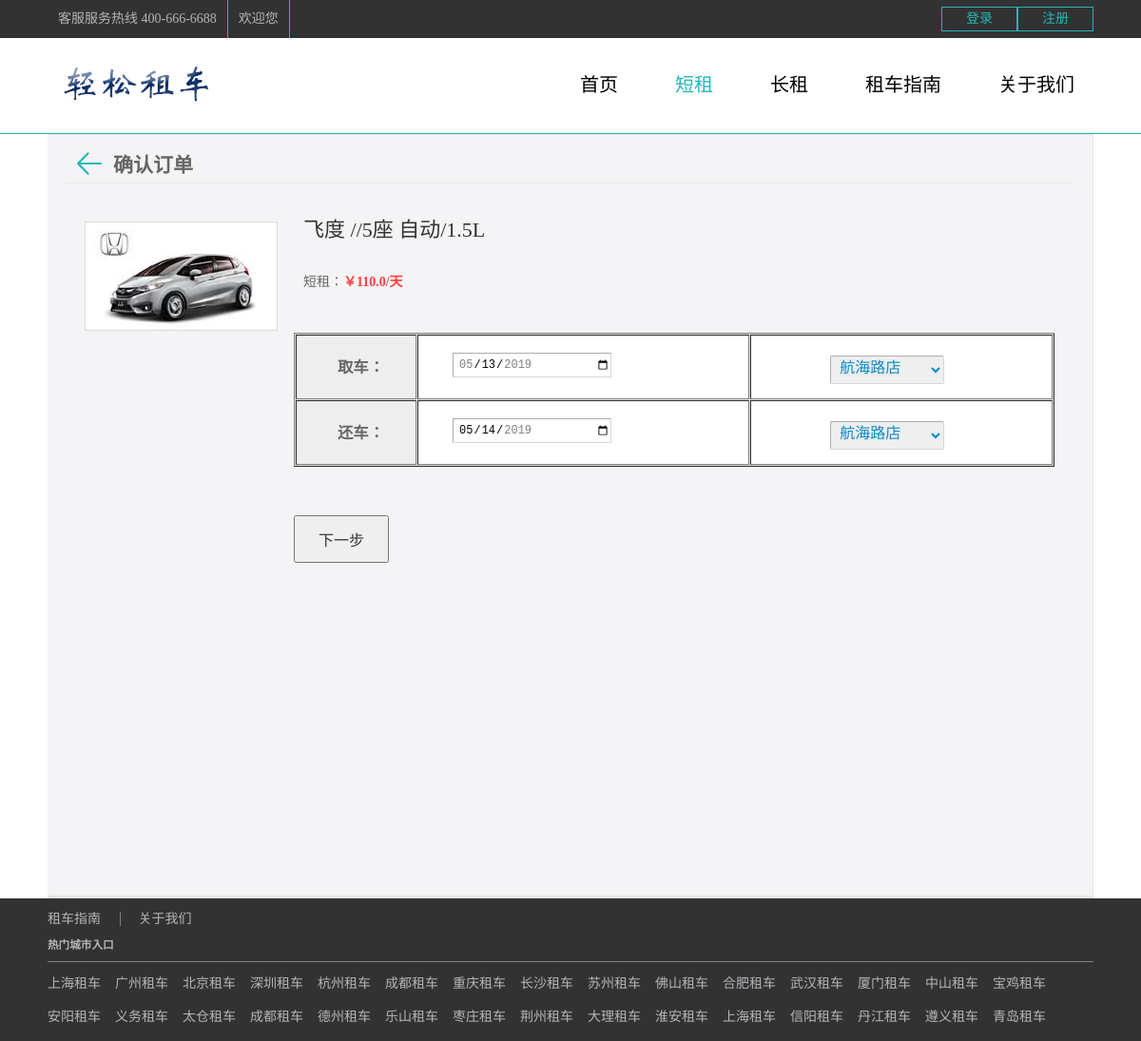
The app's page /cars/order/1/ with its own data.
### cars/models.py (models this page shows, shortened)
class Car(models.Model):
    ctype = models.CharField(default="轿车", max_length=20)
    typeNo = models.CharField(max_length=20)
    carnum = models.IntegerField(default=100)
    picture = models.FileField(null=True, upload_to="./static/media/")
    color = models.CharField(max_length=20)
    drentprice = models.FloatField()
    description = models.CharField(max_length=50, default="//5座 自动/1.5L")

### cars/views.py (the view)
# urls.py: url(r'^order/(\d+)/$', views.order, name='order'),
def order(request, id):
    car = Car.objects.get(pk=id)
    orders = Order.objects.all()
    if request.method == "GET":
        return render(request, 'cars/order.html', {"car": car})
    elif request.method == "POST":
        return render(request, 'cars/order.html', {"car": car, "orders": orders})

### templates/cars/order.html (shortened to what this page needs)
<!DOCTYPE html>
<html>
	<head>
	</head>
	<body>
		<div class="top">
			<div class="content">
				<div class="fl">
					<ul class="flu">
						<li>
							<span>客服服务热线 400-666-6688</span>
						</li>
						<li>
							<span>欢迎您</span>
						</li>
					</ul>
				</div>
				<div class="fr">
					{% if  not username %}
						<a href="{% url 'cars:user_login' %}">登录</a>
						<a href="{% url 'cars:user_register' %}">注册</a>
					{% else %}
						<a href="{% url 'cars:me' %}">个人中心</a>
						<a href="{% url 'cars:log_out' %}">退出</a>
					{% endif %}
				</div>
			</div>
		</div>
		<div class="nav">
			<div class="s1_content">
				<img src="/static/images/商标.png" alt>
				<div class="menu">
					<ul>
						<li><a href="{% url 'cars:index' %}">首页</a></li>
						<li><a href="{% url 'cars:short' %}" style="color:#23B7B7;">短租</a></li>
						<li><a href="{% url 'cars:long' %}">长租</a></li>
						<li><a href="{% url 'cars:guide'%}">租车指南</a></li>
						<li style="margin-right: 20px;"><a href="{% url 'cars:about' %}">关于我们</a></li>
					</ul>
				</div>
			</div>
		</div>
		<div class="main">
			<div class="newlist" style="width: 1100px;">
				<div class="t1">
					<a href="{% url 'cars:short' %}" style="text-decoration: none;">
						<img src="/static/images/tu_biao/back.png" alt="" width="30" height="30">
					</a>
					<h2>确认订单</h2>
					<div class="clear"></div>
				</div>
				<form name="myform" action="{% url 'cars:commit' car.id %}" method="post">
					<div class="ding_dan_content">
						<div class="ding_dan_main">
							<div class="ding_dan_left">
								<img src="/{{car.picture}}" style="width: 201px; height:112px ;">
							</div>
							<ul class="ding_dan_right">
								<li>
									<div class="inf-name">
										<span class="value">{{car.typeNo}}  {{car.description}}</span>
										<br>
										<p>
											短租：<b style="color:#ff3d3d ;">￥{{car.drentprice}}/天</b>
										</p>
									</div>
								</li>
								<li class="bot">
									<table border="1" width="100%" cellspacing="1" bgcolor="#ddd" style="margin-top: 10px;">
										<tbody>
											<tr>
												<td width="16%" height="40" align="center" bgcolor="#eee" class="key">
													<h3>取车：</h3>
												</td>
												<td width="44%" bgcolor="#fff">
													<div class="date-box">
														<ul class="take-time">
															<li>
																<input type="date" class="sel-t-date" name="qutime" id="date_info" required/>
															</li>
														</ul>
													</div>
												</td>
												<td width="40%" bgcolor="#fff">
													<div class="s_box">
														<select name="getsite" class="city">
															<option value="航海路店">航海路店</option>
														</select>
													</div>
												</td>
											</tr>
											<tr>
												<td width="16%" height="40" align="center" bgcolor="#eee" class="key">
													<h3>还车：</h3>
												</td>
												<td width="44%" bgcolor="#fff">
													<div class="date-box">
														<ul class="return-time">
															<li>
																<input class="sel-r-date" type="date" name="huantime" id="return_info" required/>
															</li>
														</ul>
													</div>
												</td>
												<td width="40%" bgcolor="#fff">
													<div class="s_box">
														<select name="returnsite" class="city">
															<option value="航海路店">航海路店</option>
														</select>
													</div>
												</td>
											</tr>
										</tbody>
									</table>
								</li>
							</ul>
							<div class="clear"></div>
							<div style="margin: 50px 0 10px 220px; width: 100px; height: 50px; text-align: center;">
                                <input type="submit" style="width:100px;height:50px;" class="que_ren" value="下一步">
							</div>
						</div>
					</div>
				</form>
			</div>
		</div>
		<div class="s1_footer">
			<div class="s1_footer_top">
				<div class="s1_content">
					<div class="s1_top">
							<span style="border-right: 1px solid gray; padding-right: 20px;"><a href="{% url 'cars:about' %}" style="color: #b4b5ba; text-decoration: none;">租车指南</a></span>
							<span><a href="{% url 'cars:about' %}" style="color: #b4b5ba;text-decoration: none;">关于我们</a></span>
					</div>
					<div class="clear"></div>
					<div class="s1_lian_jie">
						<h5 style="color: #b4b5ba;">热门城市入口</h5>
						<ul>
							<li><a href="#">上海租车</a></li>
							<li><a href="#">广州租车</a></li>
							<li><a href="#">北京租车</a></li>
							<li><a href="#">深圳租车</a></li>
							<li><a href="#">杭州租车</a></li>
							<li><a href="#">成都租车</a></li>
							<li><a href="#">重庆租车</a></li>
							<li><a href="#">长沙租车</a></li>
							<li><a href="#">苏州租车</a></li>
							<li><a href="#">佛山租车</a></li>
							<li><a href="#">合肥租车</a></li>
							<li><a href="#">武汉租车</a></li>
							<li><a href="#">厦门租车</a></li>
							<li><a href="#">中山租车</a></li>
							<li><a href="#">宝鸡租车</a></li>
							<li><a href="#">安阳租车</a></li>
							<li><a href="#">义务租车</a></li>
							<li><a href="#">太仓租车</a></li>
							<li><a href="#">成都租车</a></li>
							<li><a href="#">德州租车</a></li>
							<li><a href="#">乐山租车</a></li>
							<li><a href="#">枣庄租车</a></li>
							<li><a href="#">荆州租车</a></li>
							<li><a href="#">大理租车</a></li>
							<li><a href="#">淮安租车</a></li>
							<li><a href="#">上海租车</a></li>
							<li><a href="#">信阳租车</a></li>
							<li><a href="#">丹江租车</a></li>
							<li><a href="#">遵义租车</a></li>
							<li><a href="#">青岛租车</a></li>
						</ul>
					</div>
				</div>
			</div>
		</div>
	</body>
</html>

### templates/cars/order.html (style rules this page uses)
* { margin:0px; padding:0px; }
div { display: block; }
body { font-family: "微软雅黑"; font-size:14px; color: #666; }
div.top { height:40px; background-color:#323232; line-height:40px; }
div.content { width:1100px; margin:0 auto; }
ul.flu { float: left; }
ul.flu>li { list-style: none; float:left; margin-left:11px; padding-right:11px; border-right:1px solid #23B7B7; }
ul.flu>li span { display: block; text-decoration: none; color:#b4b5ba; }
div.top .fr { float:right; }
div.top .fr a { width:78px; height:24px; display: block; border:1px solid #23B7B7; float: left; line-height: 24px; text-align: center; margin-top:7px; text-decoration: none; color:#23B7B7; }
div.nav { height:100px; background-color:#fff; border-bottom:1px solid #23B7B7; }
div.s1_content img { margin-top: 20px; }
div.s1_content { width:1100px; margin: 0 auto; clear:both; }
div.menu { float:right; height:100px; }
div.menu ul li { float:left; list-style: none; padding-top: 34px; color:#666666; text-align: center; line-height: 30px; margin-right: 60px; }
div.menu ul li a { text-decoration: none; color:#000; font-size:20px; }
div.main { width: 1100px; height: auto; margin-top: 18px; background: #f4f4f6; margin: 0 auto; overflow: hidden; }
div.newlist { float: right; border: 1px solid #E6E6E6; border-bottom: 3px solid #E6E6E6; min-height: 800px; }
div.t1 { height: 35px; border-bottom: 1px solid #E6E6E6; margin: 15px 20px; }
div.t1 a { margin-top: 7px; float: left; margin: 0 0 0 10px; }
div.t1 h2 { margin-top: 7px; color: #666; float: left; margin: 0 0 0 10px; display: block; }
.clear { clear: both; }
form { display: block; }
div.ding_dan_content { margin-top: 10px; }
div.ding_dan_main { margin: 30px 40px; }
div.ding_dan_left { float: left; margin-top: 10px; width: 201px; height: 113px; border: 1px solid #ddd; }
ul.ding_dan_right { list-style: none; float: right; width: 800px; color: #666; }
.ding_dan_right li { float: left; width: 100%; }
div.inf-name { padding: 0 10px 20px 0; float: left; }
span.value { color: #333; font-size: 22px; margin-left: 10px; }
div.inf-name p { margin-left: 10px; font-size: 14px; margin-top: 30px; }
.ding_dan_right .bot { padding-top: 15px; }
table { width: 100%; height: 115px; }
tbody { height: 115px; }
.bot td { padding: 8px 0 8px 10px; line-height: 19px; }
div.date-box { width: 200px; height: 40px; }
.date-box .take-time { background-position: 0 0; }
div.date-box ul { list-style: none; height: 26px; margin-top:10px; padding-left: 26px; }
.date-box li { margin-right: 6px; list-style: none; border: none; }
.date-box .sel-t-date { width: 160px; }
.date-box li input { float: left; height: 24px; line-height: 23px; border: 1px solid #999; border-top: 1px solid #AEAEAE; border-left: 1px solid #AEAEAE; border-right: 1px solid #D6D6D6; border-bottom: 1px solid #D6D6D6; font-size: 12px; padding-left: 5px; cursor: pointer; margin-right: 7px; }
.date-box .sel-r-date { width: 160px; }
select { border-radius: 2px; vertical-align: middle; line-height: 30px; padding-left: 5px; border: 1px solid #E2E2E2; min-width: 70px; }
.s_box { margin: 0 auto; width: 160px; height: 40px; position: relative; }
.s_box .city { width: 120px; height: 30px ; font-size: 16px; color: #0888c8; float: left; margin-top: 8px; padding-bottom: 5px; border-top: 1px solid #AEAEAE; border-left: 1px solid #AEAEAE; border-right: 1px solid #D6D6D6; border-bottom: 1px solid #D6D6D6; }
input.que_ren { display: block; font-size: 16px; text-decoration: none; line-height: 50px; color: #333; float: left; }
div.s1_footer { height: 150px; width: 100%; background: #323232; }
div.s1_top { padding-top: 10px; margin-bottom: 10px; }
div.clear { clear: both; overflow: hidden; height: 1px; margin-top: -1px; font-size: 0; }
div.s1_lian_jie ul { height: 80px; border-top: 1px solid gray; overflow: hidden; margin-top: 10px; margin-bottom: 0px; }
div.s1_lian_jie ul li { list-style: none; float: left; margin-right: 15px; line-height: 25px; margin-top: 10px; }
div.s1_lian_jie ul li a { color: #b4b5ba; text-decoration: none; }
div.s1_top span { margin-right: 15px; }

### records on screen
Car: picture (picture), typeNo "飞度", description "//5座 自动/1.5L", drentprice "110.0"
